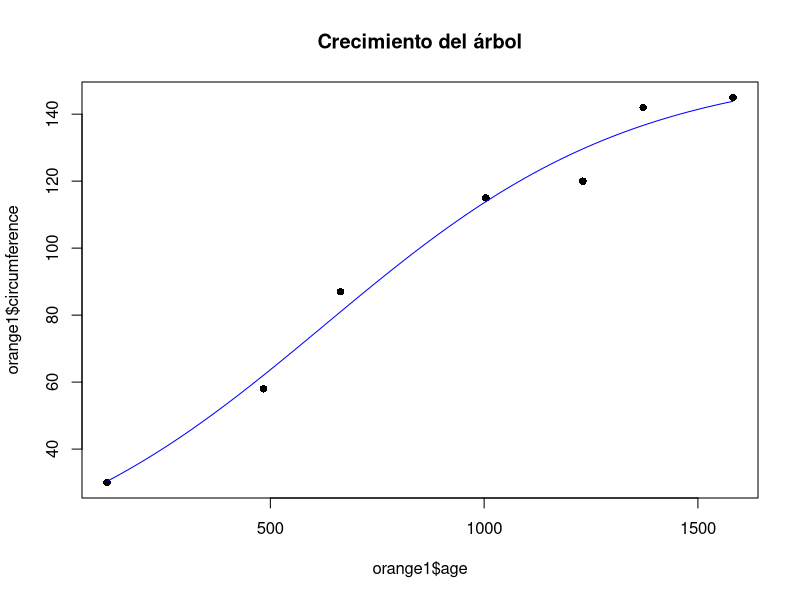

Write R code to recreate this figure.
# Regresión No Lineal

# Librerías
library(ggplot2)

# Cargar datos
data(Orange)

# Preprocesamiento: seleccionamos un árbol para simplificar
orange1 <- subset(Orange, Tree == 1)

# Análisis: modelo logístico de crecimiento
nl_mod <- nls(circumference ~ SSlogis(age, Asym, xmid, scal), data = orange1)
summary(nl_mod)

# Visualización
age_seq <- seq(min(orange1$age), max(orange1$age), length.out = 100)
pred <- predict(nl_mod, newdata = data.frame(age = age_seq))

plot(orange1$age, orange1$circumference, pch = 16, main = "Crecimiento del árbol")
lines(age_seq, pred, col = "blue")

# Interpretación
# El modelo no lineal describe la trayectoria de crecimiento sigmoidal de la
# circunferencia del árbol con la edad.
